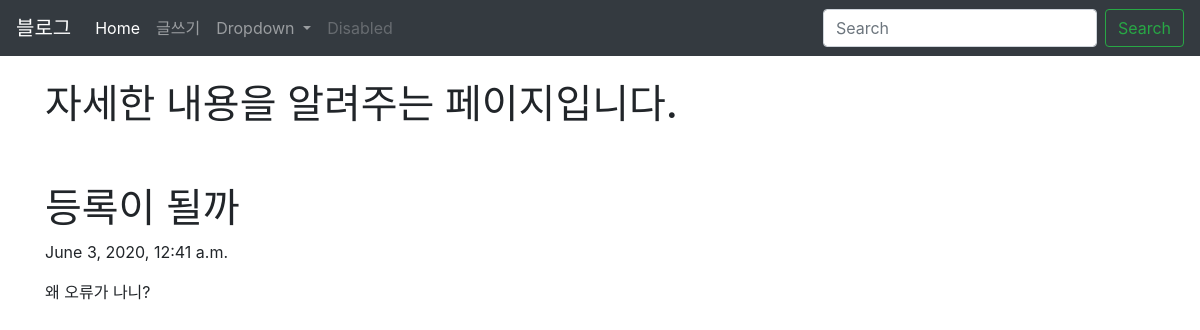
Page /blog/3 on the committed database.
### blog/models.py (models this page shows, shortened)
class Blog(models.Model):
    title=models.CharField(max_length=200)
    pub_date=models.DateTimeField('date published')
    body=models.TextField()

### blog/views.py (the view)
# urls.py: path('<int:blog_id>', views.detail, name="detail"),
def detail(request, blog_id):
    details = get_object_or_404(Blog, pk=blog_id)
    return render(request, 'detail.html',{'details':details })

### blog/templates/detail.html (shortened to what this page needs)
<head>
    <link rel="stylesheet" href="https://stackpath.bootstrapcdn.com/bootstrap/4.5.0/css/bootstrap.min.css">
</head>
{% extends 'base.html' %}
  {% block contents%}
    <div class="container">
        <br>
        <h1> 자세한 내용을 알려주는 페이지입니다. </h1>
        <br><br>
        <h1>{{details.title}}</h1>
        <p>{{details.pub_date}}</p>
        <p>{{details.body}}</p>
    </div>
</body>
{% endblock %}

### rows in the picture
Blog: title "등록이 될까", pub_date "June 3, 2020, 12:41 a.m.", body "왜 오류가 나니?"
